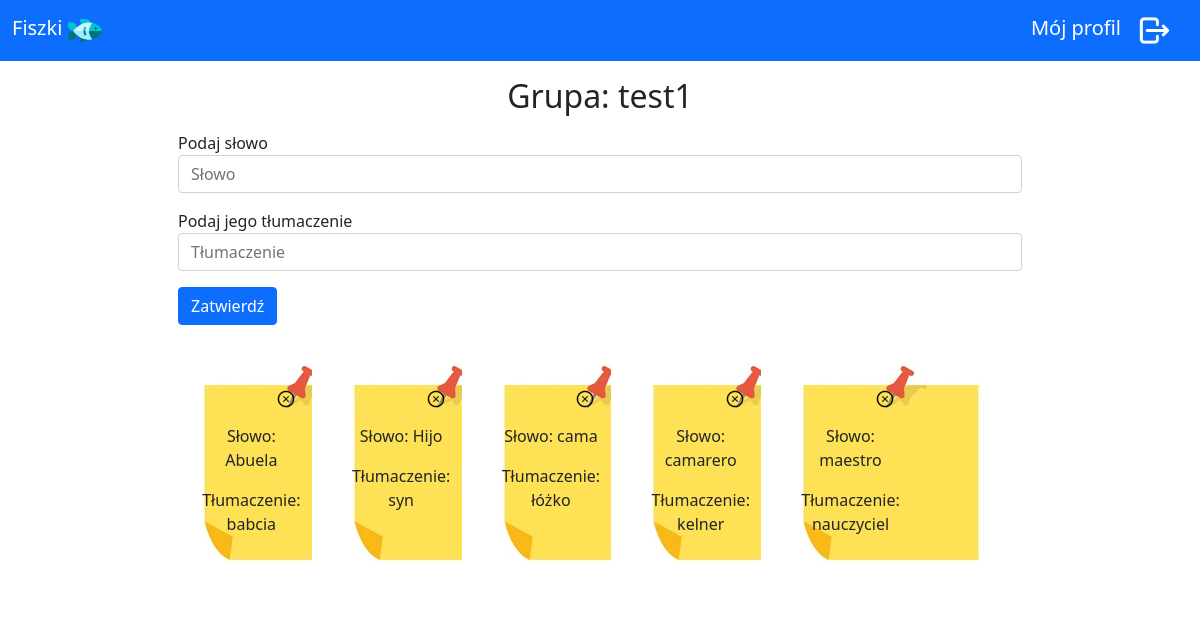
Before: /group/1 (signed in) with the older database file.
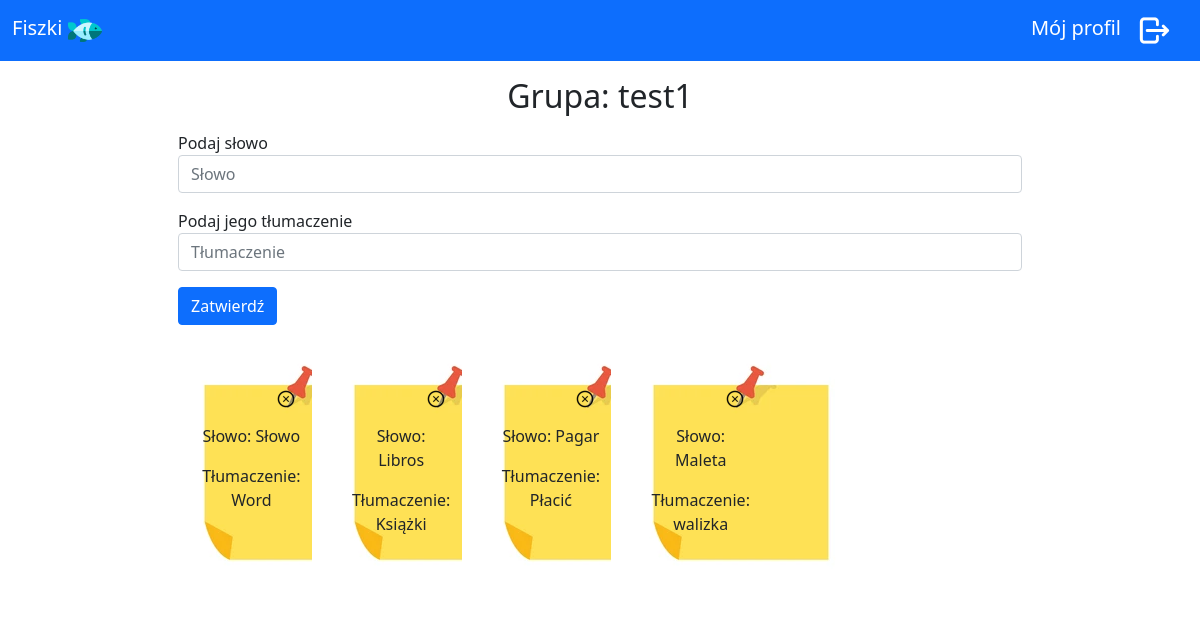
After: the same page with the newer database file.
### pjf/models.py (models this page shows)
class cards(db.Model):
    id = db.Column("id", db.Integer, primary_key=True)
    word = db.Column(db.String(60))
    translation = db.Column(db.String(60))
    group_id = db.Column(db.Integer, db.ForeignKey("groups.id"))

### pjf/collection/routes.py (the view)
@collection.route("/group/<group>", methods=["GET", "POST"])
def group_page(group):
    if "logged_in" not in session:
        return redirect(url_for("user.login_page"))
    if request.method == "POST":
        word = request.form["word"]
        translation = request.form["translation"]
        if word == "" or translation == "":
            if word == '':
                session['form_error'] = "word"
            else:
                session['form_error'] = "translation"
        else:
            new_card = cards(word=word, translation=translation, group_id=group)
            db.session.add(new_card)
            db.session.commit()
        return redirect(url_for("collection.group_page", group=group))
    else:
        group_cards = cards.query.filter_by(group_id=group).all()
        if 'form_error' in session:
            error = session['form_error']
            flash("To pole nie może być puste")
            session.pop('form_error')
        else:
            error = ''
        group_name = groups.query.filter_by(id=group).first().name
        return render_template("group.html", group=group, error=error, cards=group_cards, group_name=group_name)

### pjf/templates/group.html (shortened to what this page needs)
{% extends "base.html" %}
{% block content %}
    <div class="container-fluid">
        <h2 class="text-center">Grupa: {{group_name}}</h2>
        <form action="#" method="post">
          <div class="form-group mt-3">
            <label for="form-word"
                >
                Podaj słowo</label>
            <input type="text"
               {% if error == 'word' %}
                    class="form-control border border-danger"
               {% else %}
                    class="form-control"
               {% endif %}
               id="form-word" name="word" placeholder="Słowo">
          </div>
          <div class="form-group mt-3">
            <label for="passwordInput"
              >Podaj jego tłumaczenie</label>
            <input
                type="text"
                {% if error == 'translation' %}
                    class="form-control border border-danger"
                {% else %}
                    class="form-control"
                {% endif %}
                id="passwordInput"
                name="translation"
                placeholder="Tłumaczenie"
              >
          </div>
          <button type="submit" class="btn btn-primary mt-3">Zatwierdź</button>
        </form>
    </div>
    {% if cards %}
         <div class="row justify-content-start flex-wrap">
            {% for card in cards %}
            <div class="p-0 m-2 position-relative" style="width: 15%">
                <a class="position-absolute text-decoration-none text-dark" href="/delete_card/{{card.id}}" style="top:20%; right: 0%">
                    <img src="{{url_for('static', filename='images/close_icon.png')}}"/>
                </a>
                <img src="{{url_for('static', filename='images/sticky_note.png')}}"/>
                <div class="position-absolute text-center " style="top:35%; left: 30%">
                    <p>Słowo: {{card.word}} </p>
                    <p>Tłumaczenie: {{card.translation}}</p>
                </div>
            </div>
            {% endfor %}
        </div>
    {% endif %}
{% endblock %}

Changed rows visible on the page:
no longer on this page (row edited): cards: word "Abuela", translation "babcia"
no longer on this page (row edited): cards: word "Hijo", translation "syn"
no longer on this page (row edited): cards: word "cama", translation "łóżko"
removed cards: word "camarero", translation "kelner"
removed cards: word "maestro", translation "nauczyciel"
added cards: word "Słowo", translation "Word"
added cards: word "Libros", translation "Książki"
now on this page (row edited): cards: word "Pagar", translation "Płacić"
now on this page (row edited): cards: word "Maleta", translation "walizka"
